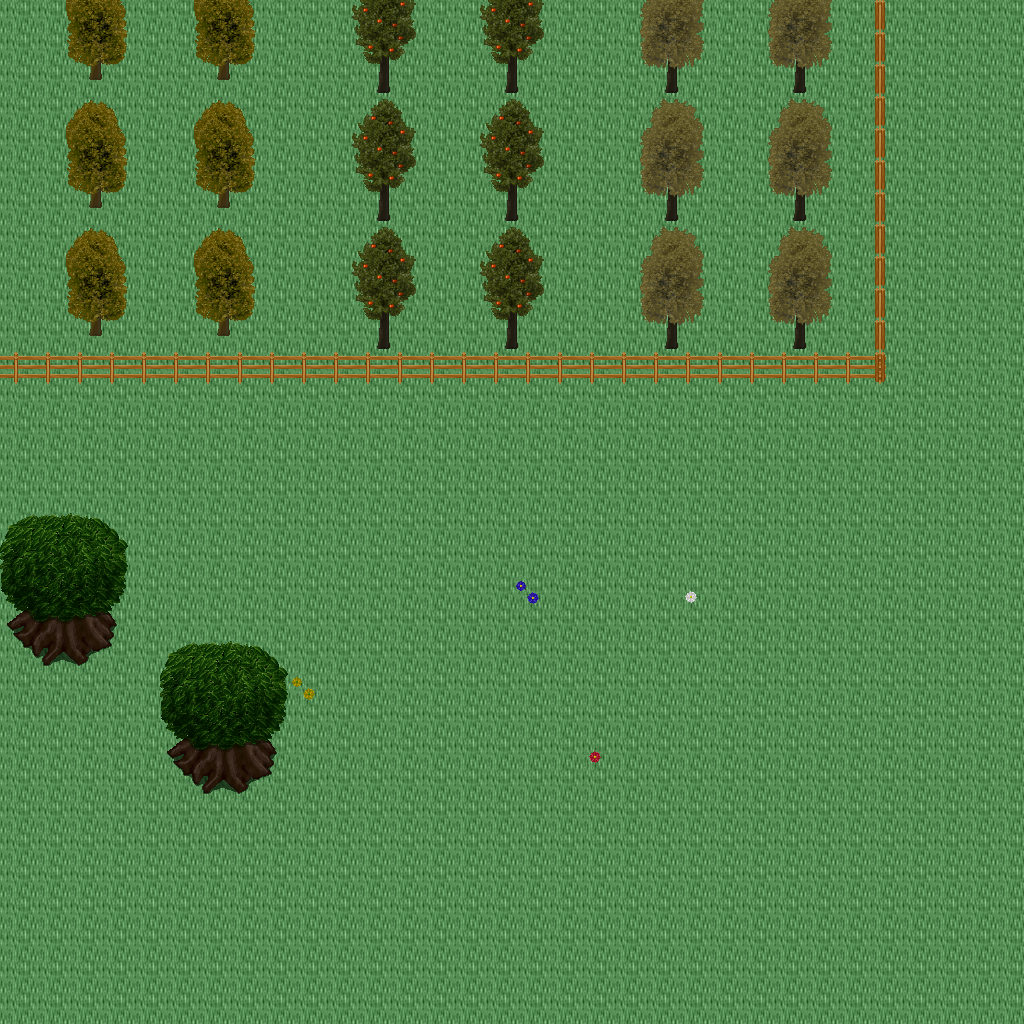

This is a level from a 2D game, rendered from its Tiled map with the project's own tilesets. A one-line summary and the map file follow, with tile-layer data summarised:
An orthogonal 32x32 tile map with 32x32 px tiles, 5 tile layers (Ground, Objects, Objects2, Above, ...), 1 hidden layer not drawn, 46 tilesets.

<map version="1.10" tiledversion="1.11.0" orientation="orthogonal" renderorder="right-down" width="32" height="32" tilewidth="32" tileheight="32" infinite="0" nextlayerid="11" nextobjectid="1">
 <tileset firstgid="1" name="logic_collision" tilewidth="32" tileheight="32" tilecount="1" columns="1">
  <image source="../drawable/logic_collision.png" width="32" height="32" />
 </tileset>
 <tileset firstgid="2" name="ground_ground" tilewidth="32" tileheight="32" tilecount="33" columns="3">
  <image source="../drawable/ground_ground.png" width="96" height="352" />
 </tileset>
 <tileset firstgid="35" name="building_castle" tilewidth="32" tileheight="32" tilecount="320" columns="20">
  <image source="../drawable/building_castle.png" width="640" height="512" />
 </tileset>
 <tileset firstgid="355" name="item_weapon_cannon" tilewidth="32" tileheight="32" tilecount="12" columns="3">
  <image source="../drawable/item_weapon_cannon.png" width="96" height="128" />
 </tileset>
 <tileset firstgid="367" name="item_pot_barrels_1" tilewidth="32" tileheight="32" tilecount="8" columns="4">
  <image source="../drawable/item_pot_barrels_1.png" width="128" height="64" />
 </tileset>
 <tileset firstgid="375" name="plant_tree_tree_darkgreen" tilewidth="32" tileheight="32" tilecount="88" columns="8">
  <image source="../drawable/plant_tree_tree_darkgreen.png" width="256" height="352" />
 </tileset>
 <tileset firstgid="463" name="building_decoration_chimney_big" tilewidth="32" tileheight="32" tilecount="2" columns="1">
  <image source="../drawable/building_decoration_chimney_big.png" width="32" height="64" />
 </tileset>
 <tileset firstgid="465" name="building_door_door" tilewidth="32" tileheight="32" tilecount="6" columns="3">
  <image source="../drawable/building_door_door.png" width="96" height="64" />
 </tileset>
 <tileset firstgid="471" name="building_door_closed" tilewidth="32" tileheight="32" tilecount="1" columns="1">
  <image source="../drawable/building_door_closed.png" width="32" height="32" />
 </tileset>
 <tileset firstgid="472" name="building_window_window_centered" tilewidth="32" tileheight="32" tilecount="1" columns="1">
  <image source="../drawable/building_window_window_centered.png" width="32" height="32" />
 </tileset>
 <tileset firstgid="473" name="plant_bush_bushes" tilewidth="32" tileheight="32" tilecount="10" columns="5">
  <image source="../drawable/plant_bush_bushes.png" width="160" height="64" />
 </tileset>
 <tileset firstgid="483" name="furniture_sink_pale_brown_stone" tilewidth="32" tileheight="32" tilecount="4" columns="2">
  <image source="../drawable/furniture_sink_pale_brown_stone.png" width="64" height="64" />
 </tileset>
 <tileset firstgid="487" name="logic_item_sheepfood" tilewidth="32" tileheight="32" tilecount="1" columns="1">
  <image source="../drawable/logic_item_sheepfood.png" width="32" height="32" />
 </tileset>
 <tileset firstgid="488" name="logic_creature_sheep" tilewidth="32" tileheight="32" tilecount="1" columns="1">
  <image source="../drawable/logic_creature_sheep.png" width="32" height="32" />
 </tileset>
 <tileset firstgid="489" name="ground_grass_edges" tilewidth="32" tileheight="32" tilecount="36" columns="12">
  <image source="../drawable/ground_grass_edges.png" width="384" height="96" />
 </tileset>
 <tileset firstgid="525" name="ground_grass_corners" tilewidth="32" tileheight="32" tilecount="24" columns="6">
  <image source="../drawable/ground_grass_corners.png" width="192" height="128" />
 </tileset>
 <tileset firstgid="549" name="building_decoration_chimney" tilewidth="32" tileheight="32" tilecount="2" columns="1">
  <image source="../drawable/building_decoration_chimney.png" width="32" height="64" />
 </tileset>
 <tileset firstgid="551" name="plant_tree_taller_trees" tilewidth="32" tileheight="32" tilecount="32" columns="8">
  <image source="../drawable/plant_tree_taller_trees.png" width="256" height="128" />
 </tileset>
 <tileset firstgid="583" name="plant_vine" tilewidth="32" tileheight="32" tilecount="3" columns="1">
  <image source="../drawable/plant_vine.png" width="32" height="96" />
 </tileset>
 <tileset firstgid="586" name="logic_item_fruits" tilewidth="32" tileheight="32" tilecount="16" columns="8">
  <image source="../drawable/logic_item_fruits.png" width="256" height="64" />
 </tileset>
 <tileset firstgid="602" name="logic_item_vegetable" tilewidth="32" tileheight="32" tilecount="16" columns="8">
  <image source="../drawable/logic_item_vegetable.png" width="256" height="64" />
 </tileset>
 <tileset firstgid="618" name="building_fence_fence_chunky" tilewidth="32" tileheight="32" tilecount="21" columns="3">
  <image source="../drawable/building_fence_fence_chunky.png" width="96" height="224" />
 </tileset>
 <tileset firstgid="639" name="furniture_light_lamp_blue" tilewidth="32" tileheight="32" tilecount="3" columns="1">
  <image source="../drawable/furniture_light_lamp_blue.png" width="32" height="96" />
 </tileset>
 <tileset firstgid="642" name="light_dim_light_7x5" tilewidth="32" tileheight="32" tilecount="35" columns="7">
  <image source="../drawable/light_dim_light_7x5.png" width="224" height="160" />
 </tileset>
 <tileset firstgid="677" name="logic_protection" tilewidth="32" tileheight="32" tilecount="2" columns="2">
  <image source="../drawable/logic_protection.png" width="64" height="32" />
 </tileset>
 <tileset firstgid="679" name="logic_item_resources" tilewidth="32" tileheight="32" tilecount="6" columns="6">
  <image source="../drawable/logic_item_resources.png" width="192" height="32" />
 </tileset>
 <tileset firstgid="685" name="logic_item_mushroom" tilewidth="32" tileheight="32" tilecount="6" columns="6">
  <image source="../drawable/logic_item_mushroom.png" width="192" height="32" />
 </tileset>
 <tileset firstgid="691" name="plant_flower_daisy_blue" tilewidth="32" tileheight="32" tilecount="8" columns="2">
  <image source="../drawable/plant_flower_daisy_blue.png" width="64" height="128" />
 </tileset>
 <tileset firstgid="699" name="plant_flower_daisy_red" tilewidth="32" tileheight="32" tilecount="8" columns="2">
  <image source="../drawable/plant_flower_daisy_red.png" width="64" height="128" />
 </tileset>
 <tileset firstgid="707" name="plant_flower_daisy_white" tilewidth="32" tileheight="32" tilecount="8" columns="2">
  <image source="../drawable/plant_flower_daisy_white.png" width="64" height="128" />
 </tileset>
 <tileset firstgid="715" name="plant_flower_daisy_yellow" tilewidth="32" tileheight="32" tilecount="8" columns="2">
  <image source="../drawable/plant_flower_daisy_yellow.png" width="64" height="128" />
 </tileset>
 <tileset firstgid="723" name="logic_creature_animal" tilewidth="32" tileheight="32" tilecount="32" columns="8">
  <image source="../drawable/logic_creature_animal.png" width="256" height="128" />
 </tileset>
 <tileset firstgid="755" name="logic_creature_rodent" tilewidth="32" tileheight="32" tilecount="8" columns="8">
  <image source="../drawable/logic_creature_rodent.png" width="256" height="32" />
 </tileset>
 <tileset firstgid="763" name="item_hen_nest" tilewidth="32" tileheight="32" tilecount="1" columns="1">
  <image source="../drawable/item_hen_nest.png" width="32" height="32" />
 </tileset>
 <tileset firstgid="764" name="logic_item_dairy" tilewidth="32" tileheight="32" tilecount="1" columns="1">
  <image source="../drawable/logic_item_dairy.png" width="32" height="32" />
 </tileset>
 <tileset firstgid="765" name="plant_flower_red_blue_clusters" tilewidth="32" tileheight="32" tilecount="4" columns="1">
  <image source="../drawable/plant_flower_red_blue_clusters.png" width="32" height="128" />
 </tileset>
 <tileset firstgid="769" name="plant_flower_pointed_yellow" tilewidth="32" tileheight="32" tilecount="2" columns="2">
  <image source="../drawable/plant_flower_pointed_yellow.png" width="64" height="32" />
 </tileset>
 <tileset firstgid="771" name="building_decoration_banner" tilewidth="32" tileheight="32" tilecount="12" columns="1">
  <image source="../drawable/building_decoration_banner.png" width="32" height="384" />
 </tileset>
 <tileset firstgid="783" name="logic_creature_fowl" tilewidth="32" tileheight="32" tilecount="6" columns="6">
  <image source="../drawable/logic_creature_fowl.png" width="192" height="32" />
 </tileset>
 <tileset firstgid="789" name="logic_portal" tilewidth="32" tileheight="32" tilecount="24" columns="8">
  <image source="../drawable/logic_portal.png" width="256" height="96" />
 </tileset>
 <tileset firstgid="813" name="building_cottage" tilewidth="32" tileheight="32" tilecount="256" columns="16">
  <image source="../drawable/building_cottage.png" width="512" height="512" />
 </tileset>
 <tileset firstgid="1069" name="building_roof_thatched_roof" tilewidth="32" tileheight="32" tilecount="256" columns="16">
  <image source="../drawable/building_roof_thatched_roof.png" width="512" height="512" />
 </tileset>
 <tileset firstgid="1325" name="building_door_doors" tilewidth="32" tileheight="32" tilecount="256" columns="16">
  <image source="../drawable/building_door_doors.png" width="512" height="512" />
 </tileset>
 <tileset firstgid="1581" name="building_window_windows" tilewidth="32" tileheight="32" tilecount="256" columns="16">
  <image source="../drawable/building_window_windows.png" width="512" height="512" />
 </tileset>
 <tileset firstgid="1837" name="ground_ground_3" tilewidth="32" tileheight="32" tilecount="5" columns="5">
  <image source="../drawable/ground_ground_3.png" width="160" height="32" />
 </tileset>
 <tileset firstgid="1842" name="plant_bush_leafy" tilewidth="32" tileheight="32" tilecount="48" columns="8">
  <image source="../drawable/plant_bush_leafy.png" width="256" height="192" />
 </tileset>
 <layer id="1" name="Ground" width="32" height="32">
  <data>[1024 cells, 1024 non-empty, 1 distinct tile ids]</data>
 </layer>
 <layer id="2" name="Objects" width="32" height="32">
  <data>[1024 cells, 95 non-empty, 21 distinct tile ids]</data>
 </layer>
 <layer id="3" name="Objects2" width="32" height="32">
  <data>[1024 cells, 1 non-empty, 1 distinct tile ids]</data>
 </layer>
 <layer id="4" name="Above" width="32" height="32">
  <data>[1024 cells, 120 non-empty, 30 distinct tile ids]</data>
 </layer>
 <layer id="5" name="Above2" width="32" height="32">
  <data>[1024 cells, 0 non-empty, 0 distinct tile ids]</data>
 </layer>
 <layer id="6" name="Walkable" width="32" height="32" visible="0">
  <data>[1024 cells, 87 non-empty, 1 distinct tile ids]</data>
 </layer>
 <objectgroup id="7" name="Mapevents" />
 <objectgroup id="8" name="Spawn" />
 <objectgroup id="9" name="Keys" />
 <objectgroup id="10" name="Replace" />
</map>
